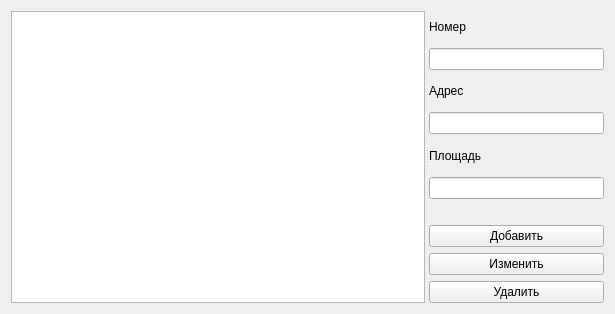
<?xml version="1.0" encoding="UTF-8"?>
<ui version="4.0">
 <class>warehouseview</class>
 <widget class="QWidget" name="warehouseview">
  <property name="geometry">
   <rect>
    <x>0</x>
    <y>0</y>
    <width>615</width>
    <height>314</height>
   </rect>
  </property>
  <property name="windowTitle">
   <string>Form</string>
  </property>
  <layout class="QHBoxLayout" name="horizontalLayout">
   <item>
    <widget class="QSplitter" name="splitter">
     <property name="orientation">
      <enum>Qt::Horizontal</enum>
     </property>
     <widget class="QTableView" name="tableView"/>
     <widget class="QWidget" name="layoutWidget">
      <layout class="QVBoxLayout" name="verticalLayout_3">
       <item>
        <layout class="QVBoxLayout" name="verticalLayout_2">
         <item>
          <widget class="QLabel" name="label">
           <property name="text">
            <string>Номер</string>
           </property>
          </widget>
         </item>
         <item>
          <widget class="QLineEdit" name="leIdWarehouse"/>
         </item>
         <item>
          <widget class="QLabel" name="label_2">
           <property name="text">
            <string>Адрес</string>
           </property>
          </widget>
         </item>
         <item>
          <widget class="QLineEdit" name="leAddressWarehouse"/>
         </item>
         <item>
          <widget class="QLabel" name="label_3">
           <property name="text">
            <string>Площадь</string>
           </property>
          </widget>
         </item>
         <item>
          <widget class="QLineEdit" name="leAreaWarehouse"/>
         </item>
        </layout>
       </item>
       <item>
        <spacer name="horizontalSpacer">
         <property name="orientation">
          <enum>Qt::Horizontal</enum>
         </property>
         <property name="sizeHint" stdset="0">
          <size>
           <width>40</width>
           <height>20</height>
          </size>
         </property>
        </spacer>
       </item>
       <item>
        <layout class="QVBoxLayout" name="verticalLayout">
         <item>
          <widget class="QPushButton" name="btnAddWarehouse">
           <property name="text">
            <string>Добавить</string>
           </property>
          </widget>
         </item>
         <item>
          <widget class="QPushButton" name="btnEditWarehouse">
           <property name="text">
            <string>Изменить</string>
           </property>
          </widget>
         </item>
         <item>
          <widget class="QPushButton" name="btnDeleteWarehouse">
           <property name="text">
            <string>Удалить</string>
           </property>
          </widget>
         </item>
        </layout>
       </item>
      </layout>
     </widget>
    </widget>
   </item>
  </layout>
 </widget>
 <resources/>
 <connections/>
</ui>
